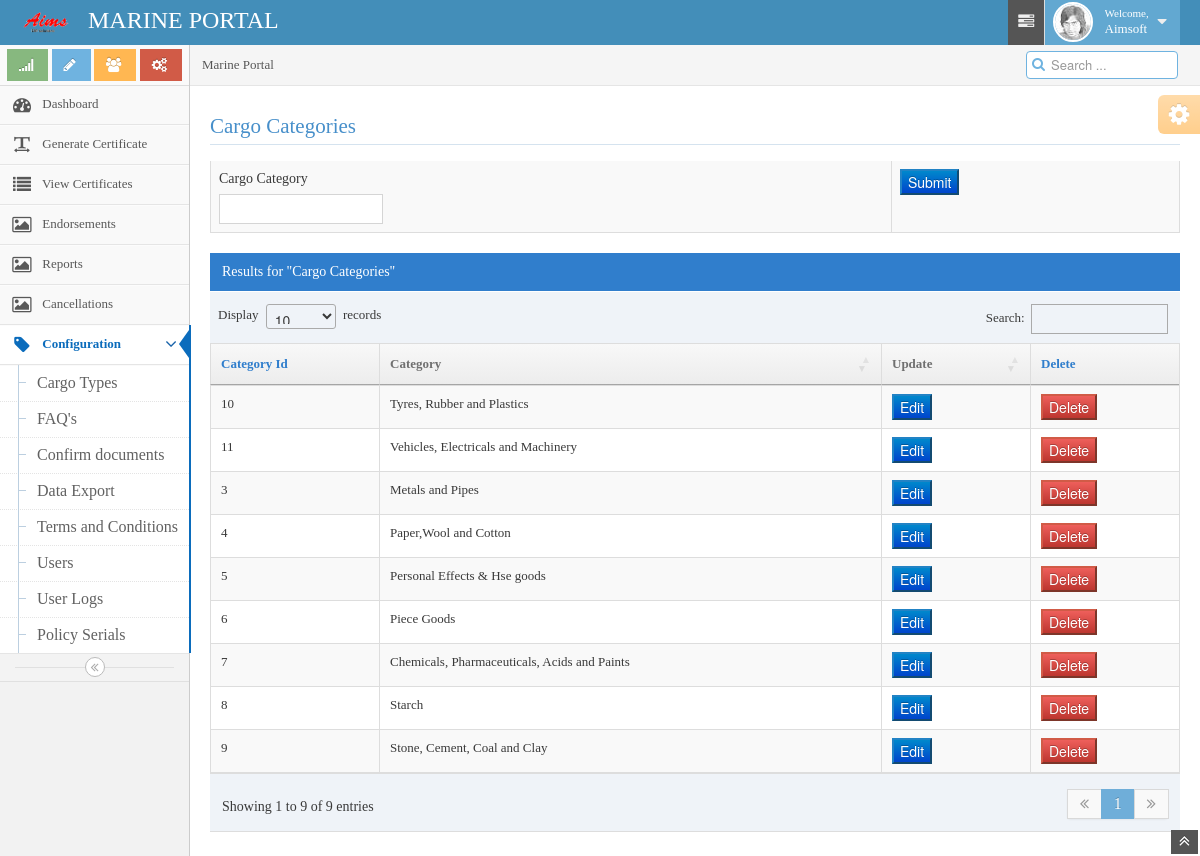
The app's page /cargocat.php (signed in) with its own data.
### tables this page shows
CREATE TABLE `cargocat` (
  `catid` int(10) NOT NULL,
  `category` varchar(200) NOT NULL,
  `user` int(10) NOT NULL
);

### cargocat.php (the view, shortened to what this page needs)
<?php
$now = time();
        if ($now > $_SESSION['expire']) {
          $slog_sql="insert into loghist(user_id,login,logged,activity) values('$userid',now(),'Y','logout')";
          $slog = mysql_query($slog_sql);
            session_destroy();
            echo "<script language=\"JavaScript\" type=\"text/JavaScript\">";
            echo "window.location = \"index.php\";";
            echo "</script>";
        }else{
          $name = $_SESSION['fname'];
        }
?>
<!DOCTYPE html>
<html lang="en">
<head>
<title><?php include "toptitle.php" ?>
<link rel="stylesheet" type="text/css" href="https://cdn.datatables.net/1.10.13/css/jquery.dataTables.min.css"/>
<link rel="stylesheet" type="text/css" href="https://cdn.datatables.net/buttons/1.2.4/css/buttons.dataTables.min.css"/>
</head>
<body>
<?php include "navbar.php"; ?>
<div class="main-container container-fluid">
<?php
$activeopen4 = "active open";
include "sidebar.php";
?>
<div class="main-content">
<div class="breadcrumbs" id="breadcrumbs">
<ul class="breadcrumb">
        <li class="active">Marine Portal</li>
</ul>
<div class="nav-search" id="nav-search">
        <form class="form-search" />
                <span class="input-icon">
                        <input type="text" placeholder="Search ..." class="input-small nav-search-input" id="nav-search-input" autocomplete="off" />
                        <i class="icon-search nav-search-icon"></i>
                </span>
</div>
</div>
<div class="page-content">
<div class="row-fluid">
        <div class="span12">
<div class="row-fluid">
                        <h3 class="header smaller lighter blue">Cargo Categories</h3>
<form class="form-horizontal" action="cargocat.php" method="post">
<table border="0" class="table table-striped table-bordered table-hover no-margin-bottom no-border-top">
<tr>
<td>
<div class="form-group">
<label>Cargo Category</label>
<input type="text" name="cargocat" required >
</div>
</td>
<td>
<input type="submit" name="Save" class="btn-primary" >
</div>
                        <div class="table-header">
                                Results for "Cargo Categories"
                        </div>
                        <table id="sample-table-2" class="table table-striped table-bordered table-hover">
                                <thead>
                                        <tr>
                                                <th>Category Id</th>
                                                <th>Category</th>
                                                <th>Update</th>
                                                <th>Delete</th>
                                        </tr>
                                </thead>
                                <tbody>
<?php
$visit = "SELECT * FROM cargocat ORDER BY catid DESC";
$visitsql = mysql_query($visit);
while($row=mysql_fetch_array($visitsql)){
echo "<tr bgcolor=$bgcolor>";
echo "<td>".$row['catid']."</td>";
echo "<td>".$row['category']."</td>";
echo "<td><button type='button' value='Edit' name='edt_btn' class='btn-primary'>Edit</button></td>";
echo "<td><button type='button' value='Delete' name='del_btn' class='btn-danger'>Delete</button></td>";
echo "</tr>";
}
?>
                                </tbody>
                        </table>
                </div>
        </div>
</div>
</div>
<div class="ace-settings-container" id="ace-settings-container">
<?php include "chooseskin.php"; ?>
</div>
</div>
<a href="#" id="btn-scroll-up" class="btn-scroll-up btn btn-small btn-inverse">
<i class="icon-double-angle-up icon-only bigger-110"></i>
</a>
</body>
</html>

### toptitle.php (shortened to what this page needs)
	<link href="assets/css/bootstrap.min.css" rel="stylesheet" />
	<link href="assets/css/bootstrap-responsive.min.css" rel="stylesheet" />
	<link rel="stylesheet" href="assets/css/font-awesome.min.css" />
	<link rel="stylesheet" href="assets/css/ace.min.css" />
	<link rel="stylesheet" href="assets/css/ace-responsive.min.css" />
	<link rel="stylesheet" href="assets/css/ace-skins.min.css" />
	<link rel="stylesheet" href="styles.css" />
               <link rel="stylesheet" href="assets/css/dashboard.css" />
</head>

### navbar.php (shortened to what this page needs)
<div class="navbar">
			<div class="navbar-inner">
				<div class="container-fluid">
					<a href="#" class="brand">
				<img src="images/aimshelp.gif" height="20%" width="50" />&nbsp;&nbsp;  	MARINE PORTAL
					</a>
					<ul class="nav ace-nav pull-right">
						<li class="grey">
							<a data-toggle="dropdown" class="dropdown-toggle" href="#">
								<i class="icon-tasks"></i>
							</a>
						</li>
						<li class="light-blue">
							<a data-toggle="dropdown" href="#" class="dropdown-toggle">
								<img class="nav-user-photo" src="assets/avatars/user.jpg" alt="Jason's Photo" />
								<span class="user-info">
									<small>Welcome,</small>
									<?php echo $name; ?>
								</span>
								<i class="icon-caret-down"></i>
							</a>
						</li>
					</ul>
				</div>
			</div>
		</div>

### sidebar.php (shortened to what this page needs)
<div class="sidebar" id="sidebar">
				<div class="sidebar-shortcuts" id="sidebar-shortcuts">
					<div class="sidebar-shortcuts-large" id="sidebar-shortcuts-large">
						<button class="btn btn-small btn-success">
							<i class="icon-signal"></i>
						</button>
						<button class="btn btn-small btn-info">
							<i class="icon-pencil"></i>
						</button>
						<button class="btn btn-small btn-warning">
							<i class="icon-group"></i>
						</button>
						<button class="btn btn-small btn-danger">
							<i class="icon-cogs"></i>
						</button>
					</div>
				</div>
				<ul class="nav nav-list">
					<li class=<?php echo $activeopen; ?>>
						<a href="dashboard.php">
							<i class="icon-dashboard"></i>
							<span class="menu-text"> Dashboard </span>
						</a>
					</li>
					<li class=<?php echo $activeopen1; ?>>
						<a href="gencert.php">
							<i class="icon-text-width"></i>
							<span class="menu-text"> Generate Certificate </span>
						</a>
					</li>
					<li class=<?php echo $activeopen2; ?>>
						<a href="viewcert.php">
							<i class="icon-list"></i>
							<span class="menu-text"> View Certificates </span>
						</a>
					</li>
					<li class=<?php echo $activeopen6; ?>>
						<a href="endt.php">
							<i class="icon-picture"></i>
							<span class="menu-text"> Endorsements </span>
						</a>
					</li>
					<?php
					$user_nav = mysql_query("SELECT * FROM users where id=".$_SESSION['userid']);
					$row_nav=mysql_fetch_array($user_nav);
					if($row_nav['admin']==1)
					{
						include 'navbar_adm.php';
					}
					?>
						</ul>
					</li>
				</ul>
				<div class="sidebar-collapse" id="sidebar-collapse">
					<i class="icon-double-angle-left"></i>
				</div>
			</div>

### navbar_adm.php (shortened to what this page needs)
<li class=<?php echo $activeopen3; ?>>
						<a href="reports.php">
							<i class="icon-picture"></i>
							<span class="menu-text"> Reports </span>
						</a>
					</li>
<li class=<?php echo $activeopen5; ?>>
						<a href="cancell.php">
							<i class="icon-picture"></i>
							<span class="menu-text"> Cancellations </span>
						</a>
					</li>
					<li class=<?php echo $activeopen4; ?>>
						<a href="#" class="dropdown-toggle">
							<i class="icon-tag"></i>
							<span class="menu-text"> Configuration </span>
							<b class="arrow icon-angle-down"></b>
						</a>
						<ul class="submenu">
							<li class=<?php echo $active2; ?>>
								<a href="cargotype.php">
									Cargo Types
								</a>
							</li>
							<li class=<?php echo $active6; ?>>
								<a href="faqs2.php">
									FAQ's
								</a>
							</li>
							<li class=<?php echo $active7; ?>>
							<li class=<?php echo $active9; ?>>
								<a href="view_docs.php">
									Confirm documents
								</a>
							</li>
							<li class=<?php echo $active7; ?>>
								<a href="export.php">
									Data Export
								</a>
							</li>
							<li class=<?php echo $active3; ?>>
								<a href="terms.php">
									Terms and Conditions
								</a>
							</li>
							<li class=<?php echo $active4; ?>>
								<a href="users.php">
									Users
								</a>
							</li>
							<li class=<?php echo $active5; ?>>
								<a href="loghist.php">
									User Logs
								</a>
							</li>
							<li class=<?php echo $active8; ?>>
								<a href="policy_serial.php">
									Policy Serials
								</a>
							</li>

### chooseskin.php (shortened to what this page needs)
<div class="btn btn-app btn-mini btn-warning ace-settings-btn" id="ace-settings-btn">
    <i class="icon-cog bigger-150"></i>
</div>

### styles.css (style rules this page uses)
body { font-family: "Times New Roman", Times, serif; background-color:#F5F5F5; background-image:url(images/water2.jpg); background-size:100% 100%; background-attachment:fixed; opacity:1.0; }
table { border-collapse:collapse; }
td { font-weight:500; }
input[type='text'] { width:150px; height:20px; border-radius:5px; }
a:link { color:#0000FF; text-decoration:none; border:thin; font-size:16px; }

### records on screen
cargocat: catid "11", category "Vehicles, Electricals and Machinery"
cargocat: catid "10", category "Tyres, Rubber and Plastics"
cargocat: catid "9", category "Stone, Cement, Coal and Clay"
cargocat: catid "8", category "Starch"
cargocat: catid "7", category "Chemicals, Pharmaceuticals, Acids and Paints"
cargocat: catid "6", category "Piece Goods"
cargocat: catid "5", category "Personal Effects & Hse goods"
cargocat: catid "4", category "Paper,Wool and Cotton"
cargocat: catid "3", category "Metals and Pipes"

### other values on screen
$name "Aimsoft"
